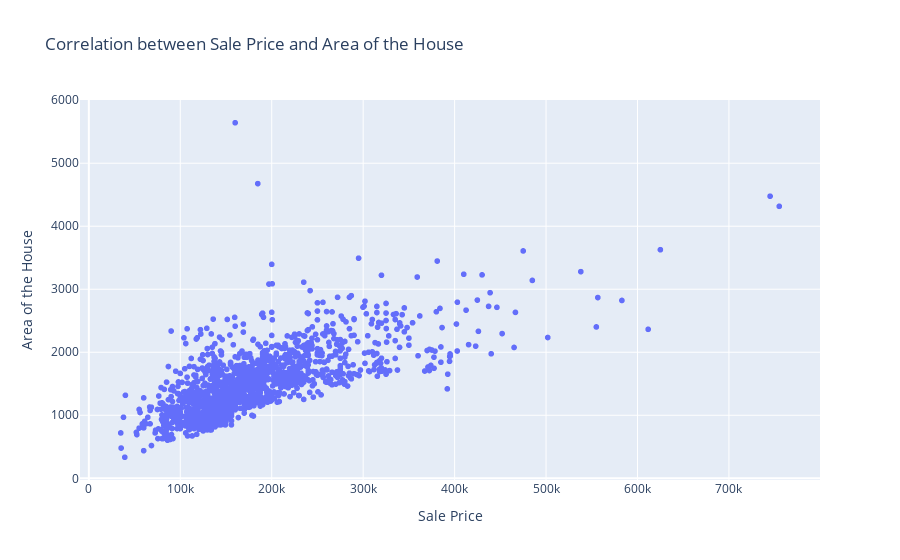

The code cell stored with this chart in its notebook:
### Code cell
#correlation between area of the house and sale price:
snc=px.scatter(df,x="SalePrice",y="GrLivArea",title="Correlation between Sale Price and Area of the House",
               labels={"SalePrice":"Sale Price","GrLivArea":"Area of the House"})
snc.show()

### Figure 1 — Plotly figure (JSON) as saved in the notebook; plotly's stock layout.template omitted (floating-point values rounded to 4 significant figures; data arrays with more than 128 entries replaced by an {"elided": "..."} marker saying what was removed)
{"data": [{"hovertemplate": "Sale Price=%{x}<br>Area of the House=%{y}<extra></extra>", "legendgroup": "", "marker": {"color": "#636efa", "symbol": "circle"}, "mode": "markers", "name": "", "showlegend": false, "type": "scattergl", "x": {"elided": "1460 int values"}, "xaxis": "x", "y": {"elided": "1460 int values"}, "yaxis": "y"}], "layout": {"legend": {"tracegroupgap": 0}, "title": {"text": "Correlation between Sale Price and Area of the House"}, "xaxis": {"anchor": "y", "domain": [0, 1], "title": {"text": "Sale Price"}}, "yaxis": {"anchor": "x", "domain": [0, 1], "title": {"text": "Area of the House"}}}}
